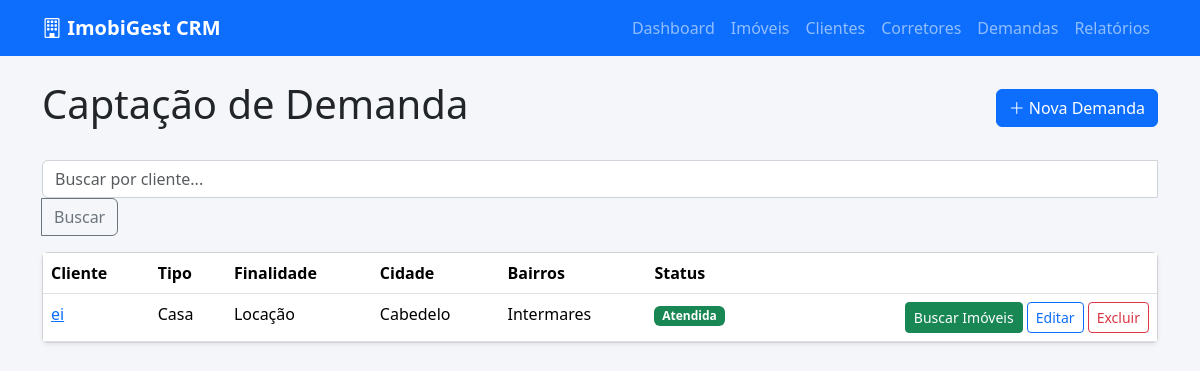
Screenshot of /demandas/ with the database file from the repository.
### apps/imoveis/models.py (models this page shows, shortened)
class DemandaCliente(models.Model):
    TIPO_CHOICES = [
        ('casa', 'Casa'),
        ('apartamento', 'Apartamento'),
        ('cobertura', 'Cobertura'),
        ('terreno', 'Terreno'),
        ('comercial', 'Comercial'),
    ]
    FINALIDADE_CHOICES = [
        ('venda', 'Venda'),
        ('locacao', 'Locação'),
    ]
    STATUS_CHOICES = [
        ('aberta', 'Aberta'),
        ('atendida', 'Atendida'),
    ]
    cliente = models.ForeignKey('Cliente', on_delete=models.CASCADE)
    tipo_imovel = models.CharField(max_length=30, choices=TIPO_CHOICES)
    finalidade = models.CharField(max_length=20, choices=FINALIDADE_CHOICES)
    status = models.CharField(max_length=20, choices=STATUS_CHOICES, default='aberta')
    valor_minimo = models.DecimalField(max_digits=12, decimal_places=2, null=True, blank=True)
    valor_maximo = models.DecimalField(max_digits=12, decimal_places=2, null=True, blank=True)
    cidade = models.CharField(max_length=50, choices=CIDADE_CHOICES, default='João Pessoa')
    bairro = models.CharField(max_length=100, blank=True, null=True)
    bairros = models.CharField(max_length=500, blank=True, null=True, help_text='Bairros separados por vírgula')
    dormitorios = models.IntegerField(null=True, blank=True)
    vagas = models.IntegerField(null=True, blank=True)
    posicao_solar = models.CharField(
        max_length=15,
        choices=[
            ('nascente', 'Nascente'),
            ('sul', 'Sul'),
            ('poente', 'Poente'),
            ('indiferente', 'Indiferente'),
        ],
        default='indiferente',
    )
    infraestrutura = models.ManyToManyField('Infraestrutura', blank=True)
    criado_em = models.DateTimeField(auto_now_add=True)

class Cliente(models.Model):
    nome = models.CharField(max_length=150)
    telefone = models.CharField(max_length=20)
    email = models.EmailField(blank=True, null=True)
    observacao = models.TextField(blank=True, null=True)
    criado_em = models.DateTimeField(auto_now_add=True)

### apps/demandas/views.py (the view)
# urls.py: path('', DemandaListView.as_view(), name='list'),
class DemandaListView(ListView):
    model = DemandaCliente
    template_name = 'demandas/list.html'
    context_object_name = 'demandas'
    def get_queryset(self):
        qs = super().get_queryset().select_related('cliente')
        busca = self.request.GET.get('q', '').strip()
        if busca:
            qs = qs.filter(cliente__nome__icontains=busca)
        return qs.order_by('-criado_em')

### apps/demandas/templates/demandas/list.html (shortened to what this page needs)
{% extends 'base.html' %}
{% block content %}
<div class="d-flex justify-content-between align-items-center mb-4">
    <h1>Captação de Demanda</h1>
    <a href="{% url 'demandas:create' %}" class="btn btn-primary"><i class="bi bi-plus-lg"></i> Nova Demanda</a>
</div>
<form method="get" class="mb-3">
    <div class="input-group">
        <input type="text" name="q" class="form-control" placeholder="Buscar por cliente..." value="{{ request.GET.q }}">
        <button class="btn btn-outline-secondary">Buscar</button>
    </div>
</form>
<div class="card shadow-sm">
    <div class="table-responsive">
        <table class="table table-hover mb-0">
            <thead>
                <tr>
                    <th>Cliente</th>
                    <th>Tipo</th>
                    <th>Finalidade</th>
                    <th>Cidade</th>
                    <th>Bairros</th>
                    <th>Status</th>
                    <th></th>
                </tr>
            </thead>
            <tbody>
                {% for demanda in demandas %}
                <tr>
                    <td><a href="{% url 'demandas:detail' demanda.pk %}">{{ demanda.cliente.nome }}</a></td>
                    <td>{{ demanda.get_tipo_imovel_display }}</td>
                    <td>{{ demanda.get_finalidade_display }}</td>
                    <td>{{ demanda.cidade|default:"—" }}</td>
                    <td>{{ demanda.bairros|default:demanda.bairro|default:"—" }}</td>
                    <td><span class="badge {% if demanda.status == 'aberta' %}bg-warning text-dark{% else %}bg-success{% endif %}">{{ demanda.get_status_display }}</span></td>
                    <td class="table-actions text-end">
                        <a href="{% url 'demandas:buscar' demanda.pk %}" class="btn btn-sm btn-success">Buscar Imóveis</a>
                        <a href="{% url 'demandas:update' demanda.pk %}" class="btn btn-sm btn-outline-primary">Editar</a>
                        <a href="{% url 'demandas:delete' demanda.pk %}" class="btn btn-sm btn-outline-danger">Excluir</a>
                    </td>
                </tr>
                {% empty %}
                <tr><td colspan="7" class="text-muted">Nenhuma demanda cadastrada.</td></tr>
                {% endfor %}
            </tbody>
        </table>
    </div>
</div>
{% endblock %}

### templates/base.html (style rules this page uses)
body { background-color: #f4f6f9; }
.table-actions { white-space: nowrap; }
main input:not([type=checkbox]):not([type=file]):not([type=radio]), main select, main textarea { display: block; width: 100%; padding: .375rem .75rem; font-size: 1rem; border: 1px solid #ced4da; border-radius: .375rem; }

### rows the page displays
DemandaCliente: cliente.nome "ei", tipo_imovel "Casa", finalidade "Locação", cidade "Cabedelo", bairros "Intermares", status "Atendida"
